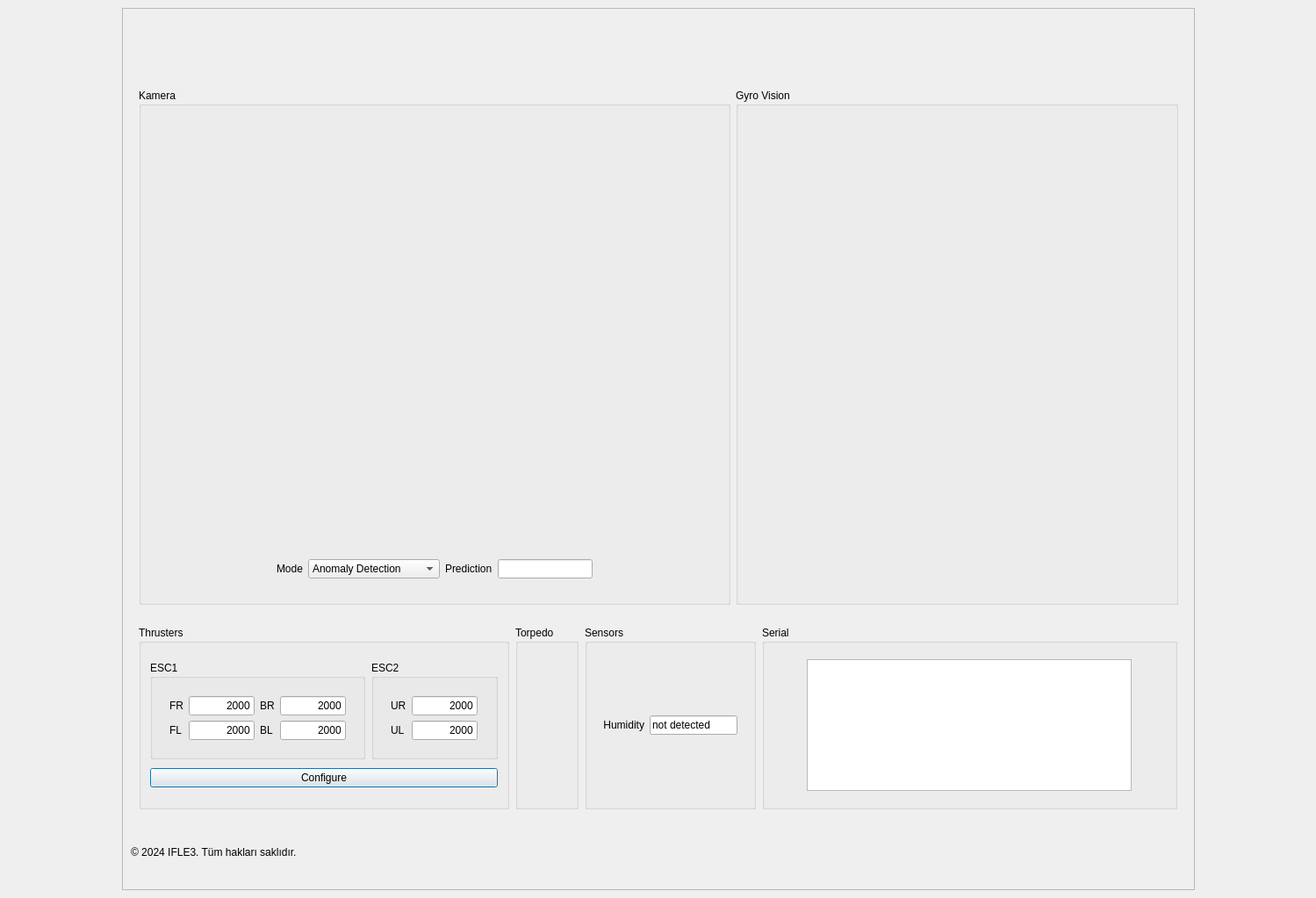
<?xml version="1.0" encoding="UTF-8"?>
<ui version="4.0">
 <class>MainWindow</class>
 <widget class="QMainWindow" name="MainWindow">
  <property name="windowModality">
   <enum>Qt::NonModal</enum>
  </property>
  <property name="geometry">
   <rect>
    <x>0</x>
    <y>0</y>
    <width>1499</width>
    <height>1023</height>
   </rect>
  </property>
  <property name="sizePolicy">
   <sizepolicy hsizetype="Fixed" vsizetype="Preferred">
    <horstretch>0</horstretch>
    <verstretch>0</verstretch>
   </sizepolicy>
  </property>
  <property name="windowTitle">
   <string>Preveze ROV Pilot Terminal</string>
  </property>
  <property name="layoutDirection">
   <enum>Qt::LeftToRight</enum>
  </property>
  <property name="toolButtonStyle">
   <enum>Qt::ToolButtonIconOnly</enum>
  </property>
  <property name="tabShape">
   <enum>QTabWidget::Rounded</enum>
  </property>
  <widget class="QWidget" name="centralwidget">
   <layout class="QGridLayout" name="gridLayout" rowstretch="0" columnstretch="0,0,0,0">
    <item row="0" column="3">
     <spacer name="horizontalSpacer_2">
      <property name="orientation">
       <enum>Qt::Horizontal</enum>
      </property>
      <property name="sizeHint" stdset="0">
       <size>
        <width>40</width>
        <height>20</height>
       </size>
      </property>
     </spacer>
    </item>
    <item row="0" column="1">
     <widget class="QFrame" name="outerFrame">
      <property name="acceptDrops">
       <bool>false</bool>
      </property>
      <property name="frameShape">
       <enum>QFrame::StyledPanel</enum>
      </property>
      <property name="frameShadow">
       <enum>QFrame::Raised</enum>
      </property>
      <layout class="QGridLayout" name="gridLayout_2" rowstretch="0,0,0,0,0,0,0" columnstretch="0,0">
       <property name="horizontalSpacing">
        <number>7</number>
       </property>
       <item row="2" column="1">
        <widget class="QFrame" name="visionFrame_2">
         <layout class="QHBoxLayout" name="visionFrame">
          <item>
           <widget class="QGroupBox" name="gridGroupBox">
            <property name="sizePolicy">
             <sizepolicy hsizetype="Fixed" vsizetype="Fixed">
              <horstretch>0</horstretch>
              <verstretch>0</verstretch>
             </sizepolicy>
            </property>
            <property name="title">
             <string>Kamera</string>
            </property>
            <layout class="QGridLayout" name="Kamera">
             <property name="spacing">
              <number>0</number>
             </property>
             <item row="0" column="0">
              <widget class="QFrame" name="cameraFrame">
               <property name="sizePolicy">
                <sizepolicy hsizetype="Fixed" vsizetype="Fixed">
                 <horstretch>0</horstretch>
                 <verstretch>0</verstretch>
                </sizepolicy>
               </property>
               <layout class="QGridLayout" name="gridLayout_4">
                <property name="leftMargin">
                 <number>0</number>
                </property>
                <property name="topMargin">
                 <number>0</number>
                </property>
                <property name="rightMargin">
                 <number>0</number>
                </property>
                <property name="bottomMargin">
                 <number>0</number>
                </property>
                <item row="0" column="0">
                 <widget class="QFrame" name="imageFrame">
                  <property name="sizePolicy">
                   <sizepolicy hsizetype="Preferred" vsizetype="Fixed">
                    <horstretch>0</horstretch>
                    <verstretch>0</verstretch>
                   </sizepolicy>
                  </property>
                  <layout class="QGridLayout" name="gridLayout_3">
                   <property name="leftMargin">
                    <number>1</number>
                   </property>
                   <property name="topMargin">
                    <number>1</number>
                   </property>
                   <property name="horizontalSpacing">
                    <number>0</number>
                   </property>
                   <item row="0" column="0">
                    <widget class="QLabel" name="imageLabel">
                     <property name="sizePolicy">
                      <sizepolicy hsizetype="Fixed" vsizetype="Fixed">
                       <horstretch>0</horstretch>
                       <verstretch>0</verstretch>
                      </sizepolicy>
                     </property>
                     <property name="minimumSize">
                      <size>
                       <width>640</width>
                       <height>480</height>
                      </size>
                     </property>
                     <property name="text">
                      <string/>
                     </property>
                     <property name="alignment">
                      <set>Qt::AlignCenter</set>
                     </property>
                    </widget>
                   </item>
                  </layout>
                 </widget>
                </item>
                <item row="1" column="0">
                 <widget class="QFrame" name="gridFrame_2">
                  <layout class="QGridLayout" name="gridLayout_5">
                   <property name="topMargin">
                    <number>1</number>
                   </property>
                   <item row="0" column="0">
                    <widget class="QFrame" name="propFrame">
                     <property name="sizePolicy">
                      <sizepolicy hsizetype="Fixed" vsizetype="Fixed">
                       <horstretch>0</horstretch>
                       <verstretch>0</verstretch>
                      </sizepolicy>
                     </property>
                     <layout class="QHBoxLayout" name="horizontalLayout_6">
                      <property name="leftMargin">
                       <number>10</number>
                      </property>
                      <property name="topMargin">
                       <number>10</number>
                      </property>
                      <item>
                       <widget class="QLabel" name="modeLabel">
                        <property name="maximumSize">
                         <size>
                          <width>50</width>
                          <height>16777215</height>
                         </size>
                        </property>
                        <property name="text">
                         <string>Mode</string>
                        </property>
                       </widget>
                      </item>
                      <item>
                       <widget class="QComboBox" name="comboBox">
                        <property name="sizePolicy">
                         <sizepolicy hsizetype="Expanding" vsizetype="Fixed">
                          <horstretch>0</horstretch>
                          <verstretch>0</verstretch>
                         </sizepolicy>
                        </property>
                        <property name="minimumSize">
                         <size>
                          <width>150</width>
                          <height>0</height>
                         </size>
                        </property>
                        <item>
                         <property name="text">
                          <string>Anomaly Detection</string>
                         </property>
                        </item>
                        <item>
                         <property name="text">
                          <string>AutoPilot</string>
                         </property>
                        </item>
                        <item>
                         <property name="text">
                          <string>Torpedo</string>
                         </property>
                        </item>
                       </widget>
                      </item>
                      <item>
                       <widget class="QLabel" name="label">
                        <property name="text">
                         <string>Prediction</string>
                        </property>
                       </widget>
                      </item>
                      <item>
                       <widget class="QLineEdit" name="predLabel">
                        <property name="readOnly">
                         <bool>true</bool>
                        </property>
                       </widget>
                      </item>
                     </layout>
                    </widget>
                   </item>
                  </layout>
                 </widget>
                </item>
               </layout>
              </widget>
             </item>
            </layout>
           </widget>
          </item>
          <item>
           <widget class="QGroupBox" name="gyroGroupBox">
            <property name="sizePolicy">
             <sizepolicy hsizetype="Fixed" vsizetype="Preferred">
              <horstretch>0</horstretch>
              <verstretch>0</verstretch>
             </sizepolicy>
            </property>
            <property name="title">
             <string>Gyro Vision</string>
            </property>
            <layout class="QGridLayout" name="gridLayout_7">
             <item row="0" column="0">
              <widget class="QLabel" name="gyroLabel">
               <property name="sizePolicy">
                <sizepolicy hsizetype="Fixed" vsizetype="Fixed">
                 <horstretch>0</horstretch>
                 <verstretch>0</verstretch>
                </sizepolicy>
               </property>
               <property name="minimumSize">
                <size>
                 <width>480</width>
                 <height>480</height>
                </size>
               </property>
               <property name="text">
                <string/>
               </property>
              </widget>
             </item>
            </layout>
           </widget>
          </item>
         </layout>
        </widget>
       </item>
       <item row="6" column="1">
        <widget class="QLabel" name="label_2">
         <property name="text">
          <string>© 2024 IFLE3. Tüm hakları saklıdır.</string>
         </property>
        </widget>
       </item>
       <item row="1" column="1">
        <widget class="QFrame" name="e3Frame">
         <layout class="QHBoxLayout" name="logoFrame">
          <item>
           <widget class="QFrame" name="e3inFrame">
            <property name="sizePolicy">
             <sizepolicy hsizetype="Fixed" vsizetype="Preferred">
              <horstretch>0</horstretch>
              <verstretch>0</verstretch>
             </sizepolicy>
            </property>
            <property name="cursor">
             <cursorShape>ArrowCursor</cursorShape>
            </property>
            <property name="layoutDirection">
             <enum>Qt::LeftToRight</enum>
            </property>
            <property name="autoFillBackground">
             <bool>false</bool>
            </property>
            <layout class="QHBoxLayout" name="horizontalLayout_3">
             <property name="spacing">
              <number>20</number>
             </property>
             <property name="leftMargin">
              <number>15</number>
             </property>
             <property name="topMargin">
              <number>1</number>
             </property>
             <property name="rightMargin">
              <number>15</number>
             </property>
             <item>
              <widget class="QLabel" name="e3">
               <property name="sizePolicy">
                <sizepolicy hsizetype="Fixed" vsizetype="Fixed">
                 <horstretch>0</horstretch>
                 <verstretch>0</verstretch>
                </sizepolicy>
               </property>
               <property name="maximumSize">
                <size>
                 <width>450</width>
                 <height>102</height>
                </size>
               </property>
               <property name="frameShape">
                <enum>QFrame::NoFrame</enum>
               </property>
               <property name="text">
                <string/>
               </property>
               <property name="pixmap">
                <pixmap>logo.png</pixmap>
               </property>
               <property name="scaledContents">
                <bool>true</bool>
               </property>
              </widget>
             </item>
            </layout>
           </widget>
          </item>
         </layout>
        </widget>
       </item>
       <item row="5" column="1">
        <widget class="QFrame" name="frame">
         <layout class="QGridLayout" name="gridLayout_9">
          <property name="rightMargin">
           <number>10</number>
          </property>
          <item row="0" column="2">
           <widget class="QFrame" name="othersFrame">
            <property name="sizePolicy">
             <sizepolicy hsizetype="Expanding" vsizetype="Preferred">
              <horstretch>0</horstretch>
              <verstretch>0</verstretch>
             </sizepolicy>
            </property>
            <property name="tabletTracking">
             <bool>false</bool>
            </property>
            <layout class="QHBoxLayout" name="otherstuff" stretch="0,0,0,0">
             <property name="spacing">
              <number>7</number>
             </property>
             <property name="leftMargin">
              <number>0</number>
             </property>
             <property name="topMargin">
              <number>0</number>
             </property>
             <property name="rightMargin">
              <number>0</number>
             </property>
             <property name="bottomMargin">
              <number>0</number>
             </property>
             <item>
              <widget class="QGroupBox" name="thrustersGroupBox">
               <property name="sizePolicy">
                <sizepolicy hsizetype="Fixed" vsizetype="Preferred">
                 <horstretch>0</horstretch>
                 <verstretch>0</verstretch>
                </sizepolicy>
               </property>
               <property name="title">
                <string>Thrusters</string>
               </property>
               <layout class="QGridLayout" name="Thrusters">
                <property name="leftMargin">
                 <number>10</number>
                </property>
                <property name="topMargin">
                 <number>10</number>
                </property>
                <property name="rightMargin">
                 <number>10</number>
                </property>
                <property name="bottomMargin">
                 <number>10</number>
                </property>
                <property name="spacing">
                 <number>0</number>
                </property>
                <item row="0" column="2">
                 <widget class="QFrame" name="escFrame">
                  <property name="sizePolicy">
                   <sizepolicy hsizetype="Expanding" vsizetype="Fixed">
                    <horstretch>0</horstretch>
                    <verstretch>0</verstretch>
                   </sizepolicy>
                  </property>
                  <layout class="QHBoxLayout" name="horizontalLayout_4">
                   <property name="spacing">
                    <number>7</number>
                   </property>
                   <property name="leftMargin">
                    <number>0</number>
                   </property>
                   <property name="topMargin">
                    <number>0</number>
                   </property>
                   <property name="rightMargin">
                    <number>0</number>
                   </property>
                   <property name="bottomMargin">
                    <number>0</number>
                   </property>
                   <item>
                    <widget class="QGroupBox" name="esc1GroupBox">
                     <property name="sizePolicy">
                      <sizepolicy hsizetype="Expanding" vsizetype="Fixed">
                       <horstretch>0</horstretch>
                       <verstretch>0</verstretch>
                      </sizepolicy>
                     </property>
                     <property name="title">
                      <string>ESC1</string>
                     </property>
                     <layout class="QGridLayout" name="gridLayout_12">
                      <property name="leftMargin">
                       <number>10</number>
                      </property>
                      <property name="topMargin">
                       <number>10</number>
                      </property>
                      <property name="rightMargin">
                       <number>10</number>
                      </property>
                      <property name="bottomMargin">
                       <number>10</number>
                      </property>
                      <item row="0" column="2">
                       <widget class="QFrame" name="gridFrame_2">
                        <property name="sizePolicy">
                         <sizepolicy hsizetype="Fixed" vsizetype="Fixed">
                          <horstretch>0</horstretch>
                          <verstretch>0</verstretch>
                         </sizepolicy>
                        </property>
                        <layout class="QGridLayout" name="gridLayout_17">
                         <property name="topMargin">
                          <number>10</number>
                         </property>
                         <item row="0" column="1">
                          <widget class="QLineEdit" name="FR">
                           <property name="maximumSize">
                            <size>
                             <width>75</width>
                             <height>16777215</height>
                            </size>
                           </property>
                           <property name="text">
                            <string>2000</string>
                           </property>
                           <property name="alignment">
                            <set>Qt::AlignRight|Qt::AlignTrailing|Qt::AlignVCenter</set>
                           </property>
                           <property name="readOnly">
                            <bool>true</bool>
                           </property>
                          </widget>
                         </item>
                         <item row="1" column="1">
                          <widget class="QLineEdit" name="FL">
                           <property name="maximumSize">
                            <size>
                             <width>75</width>
                             <height>16777215</height>
                            </size>
                           </property>
                           <property name="text">
                            <string>2000</string>
                           </property>
                           <property name="alignment">
                            <set>Qt::AlignRight|Qt::AlignTrailing|Qt::AlignVCenter</set>
                           </property>
                           <property name="readOnly">
                            <bool>true</bool>
                           </property>
                          </widget>
                         </item>
                         <item row="0" column="0">
                          <widget class="QLabel" name="FRLabel">
                           <property name="maximumSize">
                            <size>
                             <width>50</width>
                             <height>16777215</height>
                            </size>
                           </property>
                           <property name="text">
                            <string>FR</string>
                           </property>
                          </widget>
                         </item>
                         <item row="0" column="2">
                          <widget class="QLabel" name="BRLabel">
                           <property name="maximumSize">
                            <size>
                             <width>50</width>
                             <height>16777215</height>
                            </size>
                           </property>
                           <property name="text">
                            <string>BR</string>
                           </property>
                          </widget>
                         </item>
                         <item row="1" column="0">
                          <widget class="QLabel" name="FLLabel">
                           <property name="maximumSize">
                            <size>
                             <width>50</width>
                             <height>16777215</height>
                            </size>
                           </property>
                           <property name="text">
                            <string>FL</string>
                           </property>
                          </widget>
                         </item>
                         <item row="0" column="3">
                          <widget class="QLineEdit" name="BR">
                           <property name="maximumSize">
                            <size>
                             <width>75</width>
                             <height>16777215</height>
                            </size>
                           </property>
                           <property name="text">
                            <string>2000</string>
                           </property>
                           <property name="alignment">
                            <set>Qt::AlignRight|Qt::AlignTrailing|Qt::AlignVCenter</set>
                           </property>
                           <property name="readOnly">
                            <bool>true</bool>
                           </property>
                          </widget>
                         </item>
                         <item row="1" column="2">
                          <widget class="QLabel" name="BLLabel">
                           <property name="maximumSize">
                            <size>
                             <width>50</width>
                             <height>16777215</height>
                            </size>
                           </property>
                           <property name="text">
                            <string>BL</string>
                           </property>
                          </widget>
                         </item>
                         <item row="1" column="3">
                          <widget class="QLineEdit" name="BL">
                           <property name="maximumSize">
                            <size>
                             <width>75</width>
                             <height>16777215</height>
                            </size>
                           </property>
                           <property name="text">
                            <string>2000</string>
                           </property>
                           <property name="alignment">
                            <set>Qt::AlignRight|Qt::AlignTrailing|Qt::AlignVCenter</set>
                           </property>
                           <property name="readOnly">
                            <bool>true</bool>
                           </property>
                          </widget>
                         </item>
                        </layout>
                       </widget>
                      </item>
                     </layout>
                    </widget>
                   </item>
                   <item>
                    <widget class="QGroupBox" name="esc2GroupBox">
                     <property name="sizePolicy">
                      <sizepolicy hsizetype="Expanding" vsizetype="Fixed">
                       <horstretch>0</horstretch>
                       <verstretch>0</verstretch>
                      </sizepolicy>
                     </property>
                     <property name="title">
                      <string>ESC2</string>
                     </property>
                     <layout class="QGridLayout" name="gridLayout_13">
                      <property name="leftMargin">
                       <number>10</number>
                      </property>
                      <property name="topMargin">
                       <number>10</number>
                      </property>
                      <property name="rightMargin">
                       <number>10</number>
                      </property>
                      <property name="bottomMargin">
                       <number>10</number>
                      </property>
                      <item row="0" column="2">
                       <widget class="QFrame" name="gridFrame_2">
                        <property name="sizePolicy">
                         <sizepolicy hsizetype="Fixed" vsizetype="Preferred">
                          <horstretch>0</horstretch>
                          <verstretch>0</verstretch>
                         </sizepolicy>
                        </property>
                        <layout class="QGridLayout" name="gridLayout_15">
                         <property name="topMargin">
                          <number>10</number>
                         </property>
                         <property name="rightMargin">
                          <number>10</number>
                         </property>
                         <item row="1" column="0">
                          <widget class="QLabel" name="ULLabel">
                           <property name="maximumSize">
                            <size>
                             <width>50</width>
                             <height>16777215</height>
                            </size>
                           </property>
                           <property name="text">
                            <string>UL</string>
                           </property>
                          </widget>
                         </item>
                         <item row="0" column="0">
                          <widget class="QLabel" name="URLabel">
                           <property name="maximumSize">
                            <size>
                             <width>50</width>
                             <height>16777215</height>
                            </size>
                           </property>
                           <property name="text">
                            <string>UR</string>
                           </property>
                          </widget>
                         </item>
                         <item row="0" column="1">
                          <widget class="QLineEdit" name="UR">
                           <property name="maximumSize">
                            <size>
                             <width>75</width>
                             <height>16777215</height>
                            </size>
                           </property>
                           <property name="text">
                            <string>2000</string>
                           </property>
                           <property name="alignment">
                            <set>Qt::AlignRight|Qt::AlignTrailing|Qt::AlignVCenter</set>
                           </property>
                           <property name="readOnly">
                            <bool>true</bool>
                           </property>
                          </widget>
                         </item>
                         <item row="1" column="1">
                          <widget class="QLineEdit" name="UL">
                           <property name="maximumSize">
                            <size>
                             <width>75</width>
                             <height>16777215</height>
                            </size>
                           </property>
                           <property name="text">
                            <string>2000</string>
                           </property>
                           <property name="alignment">
                            <set>Qt::AlignRight|Qt::AlignTrailing|Qt::AlignVCenter</set>
                           </property>
                           <property name="readOnly">
                            <bool>true</bool>
                           </property>
                          </widget>
                         </item>
                        </layout>
                       </widget>
                      </item>
                     </layout>
                    </widget>
                   </item>
                  </layout>
                 </widget>
                </item>
                <item row="1" column="2">
                 <widget class="QPushButton" name="configureButton">
                  <property name="text">
                   <string>Configure</string>
                  </property>
                  <property name="autoDefault">
                   <bool>false</bool>
                  </property>
                  <property name="default">
                   <bool>true</bool>
                  </property>
                 </widget>
                </item>
               </layout>
              </widget>
             </item>
             <item>
              <widget class="QGroupBox" name="joysticksGroupBox">
               <property name="sizePolicy">
                <sizepolicy hsizetype="Fixed" vsizetype="Preferred">
                 <horstretch>0</horstretch>
                 <verstretch>0</verstretch>
                </sizepolicy>
               </property>
               <property name="title">
                <string>Torpedo</string>
               </property>
               <layout class="QGridLayout" name="gridLayout_16">
                <item row="0" column="0">
                 <widget class="QFrame" name="gridFrame_2">
                  <property name="enabled">
                   <bool>true</bool>
                  </property>
                  <property name="sizePolicy">
                   <sizepolicy hsizetype="Fixed" vsizetype="Preferred">
                    <horstretch>0</horstretch>
                    <verstretch>0</verstretch>
                   </sizepolicy>
                  </property>
                  <layout class="QGridLayout" name="gridLayout_6">
                   <item row="0" column="0">
                    <widget class="QLabel" name="torpedo1">
                     <property name="maximumSize">
                      <size>
                       <width>100</width>
                       <height>40</height>
                      </size>
                     </property>
                     <property name="text">
                      <string/>
                     </property>
                     <property name="pixmap">
                      <pixmap>torpedo.png</pixmap>
                     </property>
                     <property name="scaledContents">
                      <bool>true</bool>
                     </property>
                    </widget>
                   </item>
                   <item row="1" column="0">
                    <widget class="QLabel" name="torpedo2">
                     <property name="maximumSize">
                      <size>
                       <width>100</width>
                       <height>40</height>
                      </size>
                     </property>
                     <property name="text">
                      <string/>
                     </property>
                     <property name="pixmap">
                      <pixmap>torpedo.png</pixmap>
                     </property>
                     <property name="scaledContents">
                      <bool>true</bool>
                     </property>
                    </widget>
                   </item>
                   <item row="2" column="0">
                    <widget class="QLabel" name="torpedo3">
                     <property name="maximumSize">
                      <size>
                       <width>100</width>
                       <height>40</height>
                      </size>
                     </property>
                     <property name="text">
                      <string/>
                     </property>
                     <property name="pixmap">
                      <pixmap>torpedo.png</pixmap>
                     </property>
                     <property name="scaledContents">
                      <bool>true</bool>
                     </property>
                    </widget>
                   </item>
                  </layout>
                 </widget>
                </item>
               </layout>
              </widget>
             </item>
             <item>
              <widget class="QGroupBox" name="sensorsGroupBox">
               <property name="sizePolicy">
                <sizepolicy hsizetype="Fixed" vsizetype="Preferred">
                 <horstretch>0</horstretch>
                 <verstretch>0</verstretch>
                </sizepolicy>
               </property>
               <property name="title">
                <string>Sensors</string>
               </property>
               <layout class="QGridLayout" name="gridLayout_10" columnstretch="1">
                <item row="1" column="0">
                 <widget class="QFrame" name="sensorsFrame">
                  <property name="sizePolicy">
                   <sizepolicy hsizetype="Fixed" vsizetype="Preferred">
                    <horstretch>0</horstretch>
                    <verstretch>0</verstretch>
                   </sizepolicy>
                  </property>
                  <layout class="QGridLayout" name="gridLayout_14">
                   <item row="0" column="1">
                    <widget class="QLineEdit" name="humidityLabel">
                     <property name="enabled">
                      <bool>true</bool>
                     </property>
                     <property name="minimumSize">
                      <size>
                       <width>0</width>
                       <height>0</height>
                      </size>
                     </property>
                     <property name="maximumSize">
                      <size>
                       <width>100</width>
                       <height>16777215</height>
                      </size>
                     </property>
                     <property name="focusPolicy">
                      <enum>Qt::NoFocus</enum>
                     </property>
                     <property name="text">
                      <string>not detected</string>
                     </property>
                     <property name="alignment">
                      <set>Qt::AlignLeading|Qt::AlignLeft|Qt::AlignVCenter</set>
                     </property>
                     <property name="readOnly">
                      <bool>true</bool>
                     </property>
                    </widget>
                   </item>
                   <item row="0" column="0">
                    <widget class="QLabel" name="label_20">
                     <property name="text">
                      <string>Humidity</string>
                     </property>
                     <property name="alignment">
                      <set>Qt::AlignRight|Qt::AlignTrailing|Qt::AlignVCenter</set>
                     </property>
                    </widget>
                   </item>
                  </layout>
                 </widget>
                </item>
               </layout>
              </widget>
             </item>
             <item>
              <widget class="QGroupBox" name="gridGroupBox">
               <property name="title">
                <string>Serial</string>
               </property>
               <layout class="QGridLayout" name="serialGroupBox">
                <item row="0" column="0">
                 <widget class="QFrame" name="gridFrame">
                  <property name="sizePolicy">
                   <sizepolicy hsizetype="Fixed" vsizetype="Fixed">
                    <horstretch>0</horstretch>
                    <verstretch>0</verstretch>
                   </sizepolicy>
                  </property>
                  <layout class="QGridLayout" name="gridLayout_8">
                   <item row="0" column="0">
                    <widget class="QPlainTextEdit" name="serialText">
                     <property name="sizePolicy">
                      <sizepolicy hsizetype="Expanding" vsizetype="Expanding">
                       <horstretch>0</horstretch>
                       <verstretch>0</verstretch>
                      </sizepolicy>
                     </property>
                     <property name="minimumSize">
                      <size>
                       <width>370</width>
                       <height>150</height>
                      </size>
                     </property>
                     <property name="maximumSize">
                      <size>
                       <width>370</width>
                       <height>150</height>
                      </size>
                     </property>
                     <property name="font">
                      <font>
                       <family>JetBrains Mono</family>
                      </font>
                     </property>
                     <property name="undoRedoEnabled">
                      <bool>true</bool>
                     </property>
                     <property name="lineWrapMode">
                      <enum>QPlainTextEdit::NoWrap</enum>
                     </property>
                     <property name="readOnly">
                      <bool>true</bool>
                     </property>
                     <property name="textInteractionFlags">
                      <set>Qt::TextSelectableByKeyboard|Qt::TextSelectableByMouse</set>
                     </property>
                    </widget>
                   </item>
                  </layout>
                 </widget>
                </item>
               </layout>
              </widget>
             </item>
            </layout>
           </widget>
          </item>
         </layout>
        </widget>
       </item>
      </layout>
     </widget>
    </item>
    <item row="0" column="0">
     <spacer name="horizontalSpacer">
      <property name="orientation">
       <enum>Qt::Horizontal</enum>
      </property>
      <property name="sizeHint" stdset="0">
       <size>
        <width>40</width>
        <height>20</height>
       </size>
      </property>
     </spacer>
    </item>
   </layout>
  </widget>
 </widget>
 <resources/>
 <connections/>
</ui>
